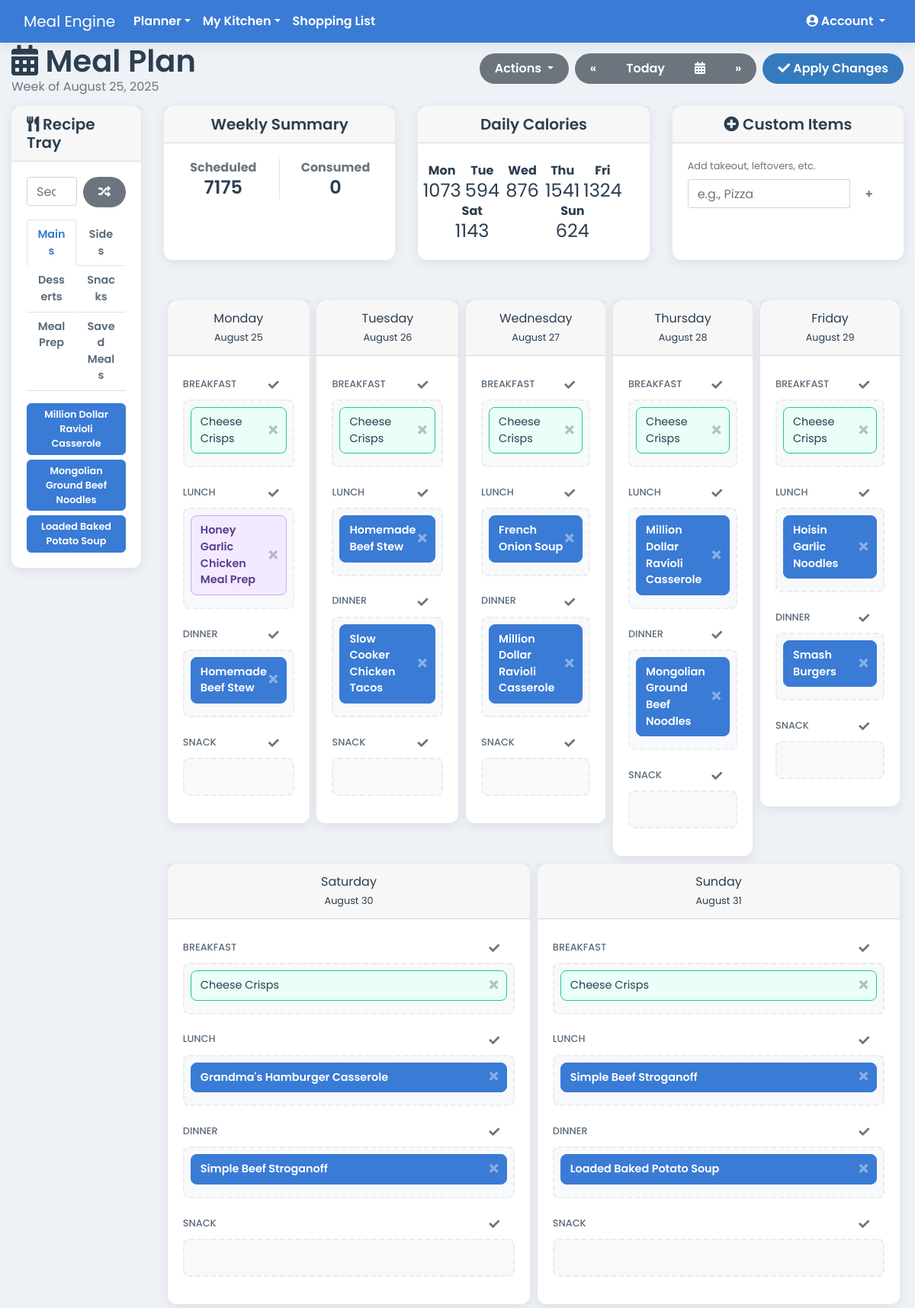
The app's page /meal-plan (signed in) with its own data.
### app.py (models this page shows)
class MealPlan(db.Model):
    id = db.Column(db.Integer, primary_key=True)
    household_id = db.Column(db.Integer, db.ForeignKey('household.id'), nullable=False)
    meal_date = db.Column(db.Date, nullable=False)
    recipe_id = db.Column(db.Integer, db.ForeignKey('recipe.id'), nullable=True)
    recipe = db.relationship('Recipe')
    custom_item_name = db.Column(db.String(150), nullable=True)
    meal_slot = db.Column(db.String(50), nullable=False, default='Dinner')
    is_eaten = db.Column(db.Boolean, default=False, nullable=False)

class Recipe(db.Model):
    id = db.Column(db.Integer, primary_key=True)
    user_id = db.Column(db.Integer, db.ForeignKey('user.id'), nullable=False)
    household_id = db.Column(db.Integer, db.ForeignKey('household.id'), nullable=False)
    name = db.Column(db.String(100), nullable=False)
    instructions = db.Column(db.Text, nullable=False)
    servings = db.Column(db.Integer)
    prep_time = db.Column(db.String(50))
    cook_time = db.Column(db.String(50))
    is_favorite = db.Column(db.Boolean, default=False, nullable=False)
    meal_type = db.Column(db.String(50), nullable=False, default='Main Course')
    rating = db.Column(db.Integer, nullable=False, default=0)
    ingredients = db.relationship('RecipeIngredient', backref='recipe', lazy=True, cascade="all, delete-orphan")
    calories = db.Column(db.Float, nullable=True)
    protein = db.Column(db.Float, nullable=True)
    fat = db.Column(db.Float, nullable=True)
    carbs = db.Column(db.Float, nullable=True)

### app.py (the view, shortened to what this page needs)
@app.route('/meal-plan', methods=['GET', 'POST'])
@login_required
def meal_plan():
    start_date_str = request.args.get('start_date')
    today = date.today()
    if start_date_str:
        try:
            start_of_week = datetime.strptime(start_date_str, '%Y-%m-%d').date()
        except ValueError:
            start_of_week = today - timedelta(days=today.weekday())
    else:
        start_of_week = today - timedelta(days=today.weekday())
    end_of_week = start_of_week + timedelta(days=6)
    prev_week_start = start_of_week - timedelta(days=7)
    next_week_start = start_of_week + timedelta(days=7)
    days_of_week = [(start_of_week + timedelta(days=i)) for i in range(7)]
    all_meals = MealPlan.query.filter(
        MealPlan.household_id == current_user.household_id,
        MealPlan.meal_date.between(start_of_week, end_of_week)
    ).all()
    planned_meals = {day.strftime('%Y-%m-%d'): {'Breakfast': [], 'Lunch': [], 'Dinner': [], 'Snack': []} for day in days_of_week}
    for meal in all_meals:
        day_str = meal.meal_date.strftime('%Y-%m-%d')
        if day_str in planned_meals and meal.meal_slot in planned_meals[day_str]:
            planned_meals[day_str][meal.meal_slot].append(meal)
    TRAY_CATEGORY_MAP = {
        'Main Course': 'Main Course', 'Dinner': 'Main Course',
        'Side Dish': 'Side Dish', 'Dessert': 'Dessert',
        'Snack': 'Snack', 'Breakfast': 'Snack', 'Appetizer': 'Snack',
        'Meal Prep': 'Meal Prep'
    }
    tray_categories = sorted(list(set(TRAY_CATEGORY_MAP.values())))
    recipes_by_type = {category: [] for category in tray_categories}
    recipes_for_js = {category: [] for category in tray_categories}
    initial_tray_recipes_js = {category: [] for category in tray_categories}
    all_recipes = Recipe.query.filter_by(household_id=current_user.household_id).order_by(Recipe.name).all()
    for r in all_recipes:
        normalized_meal_type = r.meal_type.strip().title() if r.meal_type else 'Main Course'
        tray_category = TRAY_CATEGORY_MAP.get(normalized_meal_type, 'Main Course')
        if tray_category in recipes_by_type:
            recipes_by_type[tray_category].append(r)
    for category, recipe_list in recipes_by_type.items():
        recipes_for_js[category] = [{'id': r.id, 'name': r.name, 'meal_type': r.meal_type} for r in recipe_list]
    initial_tray_recipes = Recipe.query.filter_by(household_id=current_user.household_id).order_by(desc(Recipe.id)).limit(5).all()
    for r in initial_tray_recipes:
        normalized_meal_type = r.meal_type.strip().title() if r.meal_type else 'Main Course'
        tray_category = TRAY_CATEGORY_MAP.get(normalized_meal_type, 'Main Course')
        if tray_category in initial_tray_recipes_js:
            initial_tray_recipes_js[tray_category].append({'id': r.id, 'name': r.name, 'meal_type': r.meal_type})
    historical_plans = HistoricalPlan.query.filter_by(household_id=current_user.household_id).order_by(HistoricalPlan.name).all()
    daily_stats = {day.strftime('%Y-%m-%d'): {'scheduled': {'calories': 0}, 'consumed': {'calories': 0}} for day in days_of_week}
    weekly_stats = {'scheduled': {'calories': 0}, 'consumed': {'calories': 0}}
    for meal in all_meals:
        if meal.recipe:
            day_str = meal.meal_date.strftime('%Y-%m-%d')
            calories = meal.recipe.calories or 0
            daily_stats[day_str]['scheduled']['calories'] += calories
            weekly_stats['scheduled']['calories'] += calories
            if meal.is_eaten:
                daily_stats[day_str]['consumed']['calories'] += calories
                weekly_stats['consumed']['calories'] += calories
    return render_template('meal_plan.html',
                           page_class='page-meal-plan',
                           days=days_of_week,
                           planned_meals=planned_meals,
                           recipes_by_type=recipes_by_type,
                           recipes_for_js=recipes_for_js,
                           initial_tray_recipes_js=initial_tray_recipes_js,
                           historical_plans=historical_plans,
                           start_of_week=start_of_week,
                           prev_week_start=prev_week_start,
                           next_week_start=next_week_start,
                           daily_stats=daily_stats,
                           weekly_stats=weekly_stats,
                           today=today)

### templates/meal_plan.html (shortened to what this page needs)
{% extends 'base.html' %}
{% block content %}
<form method="post" id="meal-plan-form">
    <div class="d-flex justify-content-between align-items-center mb-3 flex-wrap no-print">
        <div class="mr-auto">
             <h1 class="mb-0">
                <i class="fas fa-calendar-alt"></i> Meal Plan
                <small class="d-block text-muted" style="font-size: 1rem;">Week of {{ start_of_week.strftime('%B %d, %Y') }}</small>
            </h1>
        </div>
        <div class="d-flex align-items-center">
            <div class="btn-group mr-2">
                <button type="button" class="btn btn-secondary dropdown-toggle" data-toggle="dropdown" aria-haspopup="true" aria-expanded="false">
                    Actions
                </button>
            </div>
            <div class="btn-group mr-2">
                <a href="{{ url_for('meal_plan', start_date=prev_week_start.strftime('%Y-%m-%d')) }}" class="btn btn-secondary">&laquo;</a>
                <a href="{{ url_for('meal_plan') }}" class="btn btn-secondary">Today</a>
                <button class="btn btn-secondary" type="button" id="date-picker-trigger" title="Go to date..."><i class="fas fa-calendar-alt"></i></button>
                <a href="{{ url_for('meal_plan', start_date=next_week_start.strftime('%Y-%m-%d')) }}" class="btn btn-secondary">&raquo;</a>
            </div>
            <button type="submit" id="save-plan-btn" class="btn btn-primary"><i class="fas fa-check"></i> Apply Changes</button>
        </div>
    </div>
    <div id="printable-area">
        <div class="row">
            <div class="col-md-2 no-print d-none d-md-block">
                <div class="sticky-top" style="top: 1rem;">
                    <div class="card mb-3">
                        <div class="card-header">
                            <h5 class="mb-0"><i class="fas fa-utensils"></i> Recipe Tray</h5>
                        </div>
                        <div class="card-body">
                            <div class="d-flex mb-3">
                                <input type="search" id="recipe-search" class="form-control" placeholder="Search...">
                                <button type="button" id="suggest-recipes-btn" class="btn btn-secondary ml-2 flex-shrink-0" title="Suggest"><i class="fas fa-random"></i></button>
                            </div>
                            <div class="nav nav-tabs" id="recipeTypeTab" role="tablist">
                                <a class="nav-item nav-link active col-6 text-center" data-toggle="tab" href="#main-tray">Mains</a>
                                <a class="nav-item nav-link col-6 text-center" data-toggle="tab" href="#side-tray">Sides</a>
                                <a class="nav-item nav-link col-6 text-center" data-toggle="tab" href="#dessert-tray">Desserts</a>
                                <a class="nav-item nav-link col-6 text-center" data-toggle="tab" href="#snack-tray">Snacks</a>
                                <a class="nav-item nav-link col-6 text-center" data-toggle="tab" href="#prep-tray">Meal Prep</a>
                                <a class="nav-item nav-link col-6 text-center" data-toggle="tab" href="#saved-meals-tab">Saved Meals</a>
                            </div>
                            <div class="tab-content pt-3" id="recipe-tray-container">
                                <div class="tab-pane fade show active" id="main-tray" role="tabpanel"><div class="sortable-list recipe-tray" style="min-height: 50px;"></div></div>
                            </div>
                        </div>
                    </div>
                </div>
            </div>
            <div class="col-12 col-md-10">
                <div class="row no-print mb-4">
                    <div class="col-12 col-md-4 mb-4 d-flex">
                        <div class="card w-100">
                            <div class="card-header text-center"><h5 class="mb-0">Weekly Summary</h5></div>
                            <div class="card-body text-center">
                                 <div class="row">
                                    <div class="col-6 border-right">
                                        <p class="mb-0 text-muted"><strong>Scheduled</strong></p>
                                        <h4 class="mb-0">{{ (weekly_stats.scheduled.calories|round|int) if weekly_stats.scheduled.calories is not none else 0 }}</h4>
                                    </div>
                                    <div class="col-6">
                                        <p class="mb-0 text-muted"><strong>Consumed</strong></p>
                                        <h4 class="mb-0">{{ (weekly_stats.consumed.calories|round|int) if weekly_stats.consumed.calories is not none else 0 }}</h4>
                                    </div>
                                </div>
                            </div>
                        </div>
                    </div>
                    <div class="col-12 col-md-4 mb-4 d-flex">
                        <div class="card w-100">
                            <div class="card-header text-center"><h5 class="mb-0">Daily Calories</h5></div>
                            <div class="card-body d-flex align-items-center">
                                <div class="row text-center w-100">
                                    {% for day in days %}
                                        <div class="col p-0">
                                            <strong>{{ day.strftime('%a') }}</strong><br>
                                            <h4 class="mb-0 font-weight-normal">{{ (daily_stats[day.strftime('%Y-%m-%d')].scheduled.calories|round|int) if daily_stats[day.strftime('%Y-%m-%d')].scheduled.calories is not none else 0 }}</h4>
                                        </div>
                                    {% endfor %}
                                </div>
                            </div>
                        </div>
                    </div>
                    <div class="col-12 col-md-4 mb-4 d-flex">
                        <div class="card w-100">
                            <div class="card-header text-center"><h5 class="mb-0"><i class="fas fa-plus-circle"></i> Custom Items</h5></div>
                            <div class="card-body">
                                <p class="small text-muted mb-2">Add takeout, leftovers, etc.</p>
                                <div class="input-group mb-2">
                                    <input type="text" id="custom-item-input" class="form-control" placeholder="e.g., Pizza">
                                    <div class="input-group-append"><button class="btn btn-outline-secondary" type="button" id="add-custom-item-btn">+</button></div>
                                </div>
                                <div id="custom-item-tray" class="sortable-list recipe-tray" style="min-height: 38px;"></div>
                            </div>
                        </div>
                    </div>
                </div>
                <div class="d-none d-md-flex flex-wrap" id="calendar-column">
                    {% for day in days %}
                    {% set day_str = day.strftime('%Y-%m-%d') %}
                    <div class="day-column">
                        <div class="card day-card" data-day-str="{{ day_str }}">
                            <div class="card-header text-center">{{ day.strftime('%A') }} <br> <small>{{ day.strftime('%B %d') }}</small></div>
                            <div class="card-body day-card-body">
                                {% for slot in ['Breakfast', 'Lunch', 'Dinner', 'Snack'] %}
                                {% set slot_eaten = planned_meals[day_str] and planned_meals[day_str][slot] and planned_meals[day_str][slot][0].is_eaten %}
                                <div class="d-flex justify-content-between align-items-center">
                                    <h6 class="meal-type-header">{{ slot }}</h6>
                                    <button type="button" class="btn btn-sm meal-eaten-btn no-print {% if slot_eaten %}btn-success{% else %}btn-outline-secondary{% endif %}"
                                            data-date="{{ day_str }}" data-slot="{{ slot }}"
                                            title="Mark as Eaten for Nutrition Tracking">
                                        <i class="fas fa-check"></i>
                                    </button>
                                </div>
                                <div class="meal-type-slot sortable-list" data-date="{{ day_str }}" data-slot="{{ slot }}">
                                    {% if planned_meals[day_str] and planned_meals[day_str][slot] %}
                                        {% for meal in planned_meals[day_str][slot] %}
                                            {% if meal.recipe_id %}
                                                <div class="recipe-card meal-type-{{ meal.recipe.meal_type|lower|replace(' ', '-') }}" data-recipe-id="{{ meal.recipe.id }}" data-meal-type="{{ meal.recipe.meal_type }}">{{ meal.recipe.name }}<span class="remove-recipe-btn no-print">×</span></div>
                                            {% elif meal.custom_item_name %}
                                                <div class="recipe-card meal-type-custom" data-item-name="{{ meal.custom_item_name }}">{{ meal.custom_item_name }}<span class="remove-recipe-btn no-print">×</span></div>
                                            {% endif %}
                                        {% endfor %}
                                    {% endif %}
                                </div>
                                {% endfor %}
                            </div>
                        </div>
                    </div>
                    {% endfor %}
                </div>
            </div>
        </div>
    </div>
</form>
{% endblock %}

### records on screen
MealPlan: is_eaten False (drawn), recipe.name "Cheese Crisps"
MealPlan: is_eaten False (drawn), recipe.name "Honey Garlic Chicken Meal Prep"
MealPlan: is_eaten False (drawn), recipe.name "Homemade Beef Stew"
MealPlan: is_eaten False (drawn), recipe.name "Cheese Crisps"
MealPlan: is_eaten False (drawn), recipe.name "Homemade Beef Stew"
MealPlan: is_eaten False (drawn), recipe.name "Slow Cooker Chicken Tacos"
MealPlan: is_eaten False (drawn), recipe.name "Cheese Crisps"
MealPlan: is_eaten False (drawn), recipe.name "French Onion Soup"
MealPlan: is_eaten False (drawn), recipe.name "Million Dollar Ravioli Casserole"
MealPlan: is_eaten False (drawn), recipe.name "Cheese Crisps"
MealPlan: is_eaten False (drawn), recipe.name "Million Dollar Ravioli Casserole"
MealPlan: is_eaten False (drawn), recipe.name "Mongolian Ground Beef Noodles"
MealPlan: is_eaten False (drawn), recipe.name "Cheese Crisps"
MealPlan: is_eaten False (drawn), recipe.name "Hoisin Garlic Noodles"
MealPlan: is_eaten False (drawn), recipe.name "Smash Burgers"
MealPlan: is_eaten False (drawn), recipe.name "Cheese Crisps"
MealPlan: is_eaten False (drawn), recipe.name "Grandma's Hamburger Casserole"
MealPlan: is_eaten False (drawn), recipe.name "Simple Beef Stroganoff"
MealPlan: is_eaten False (drawn), recipe.name "Cheese Crisps"
MealPlan: is_eaten False (drawn), recipe.name "Simple Beef Stroganoff"
MealPlan: is_eaten False (drawn), recipe.name "Loaded Baked Potato Soup"

### other values on screen
{{ start_of_week.strftime('%B %d, %Y') }} "August 25, 2025"
{{ day.strftime('%a') }} "Mon" "Tue" "Wed" "Thu" "Fri" "Sat" "Sun"
{{ day.strftime('%A') }} "Monday" "Tuesday" "Wednesday" "Thursday" "Friday" "Saturday" "Sunday"
{{ day.strftime('%B %d') }} "August 25" "August 26" "August 27" "August 28" "August 29" "August 30" "August 31"
{{ slot }} "BREAKFAST" "LUNCH" "DINNER" "SNACK" "BREAKFAST" "LUNCH" "DINNER" "SNACK" "BREAKFAST" "LUNCH" "DINNER" "SNACK" "BREAKFAST" "LUNCH" "DINNER" "SNACK" "BREAKFAST" "LUNCH" "DINNER" "SNACK" "BREAKFAST" "LUNCH" "DINNER" "SNACK" "BREAKFAST" "LUNCH" "DINNER" "SNACK"
